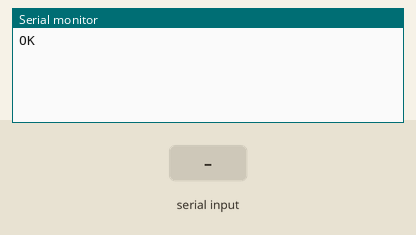
Simulated run of this sketch. Board: Arduino Uno, built with avr-gcc and run on an emulated ATmega328P. On the bench: the last lines printed to the serial monitor. The test bench sets the inputs (shaded band).

Above: at 1.2 s.
1.3 s: "1" received over Serial
At 1.8 s:
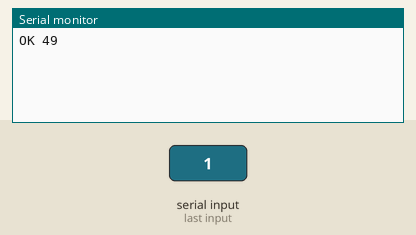
2.8 s: "0" received over Serial
At 4.0 s:
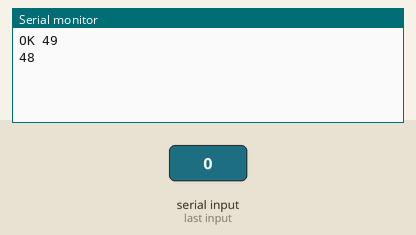
4.3 s: "2" received over Serial
At 5.3 s:
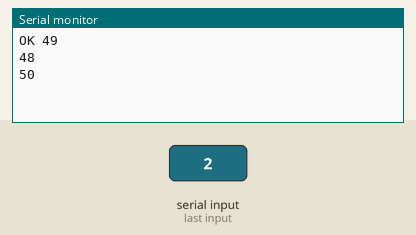

The sketch:

pyserial-testas.ino
```cpp
String userInput;

void setup() {
  Serial.begin(9600);
  Serial.print("OK ");

}

void loop() {
  if (Serial.available() > 0) {

    userInput = Serial.read();
    Serial.println(userInput);

  }
}
```

Measured:
- after the input at 1.3 s, the serial monitor: prints a new line at once (image 1)
- after the input at 2.8 s, the serial monitor: prints a new line at once (image 2)
- after the input at 4.3 s, the serial monitor: prints a new line at once (image 3)
